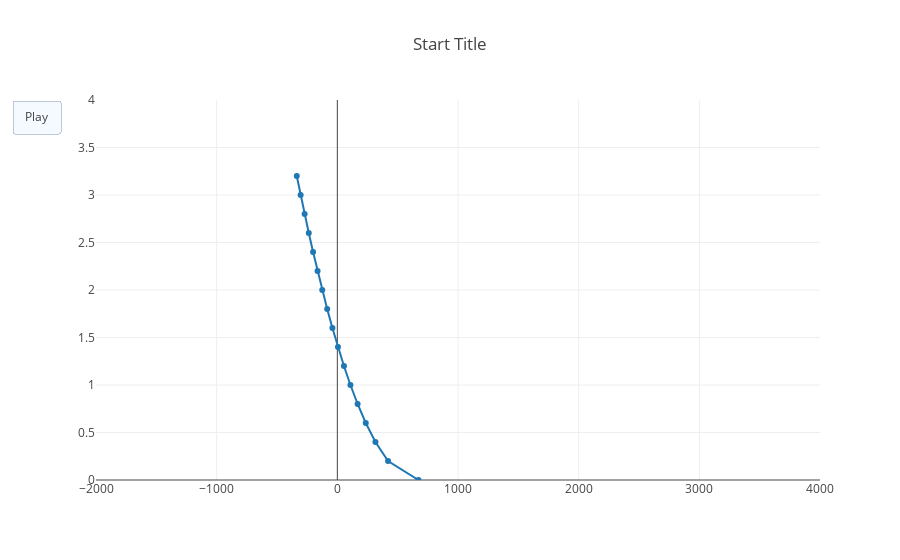

The cell this chart's notebook holds for it:
### Code cell
from plotly.offline import init_notebook_mode, iplot
from IPython.display import display, HTML
from plotly.grid_objs import Grid, Column

init_notebook_mode(connected=True)

figure = {'data': [{'x': x_t60, 'y': flow_depth}],
          'layout': {'xaxis': {'range': [-2000, 4000], 'autorange': False},
                     'yaxis': {'range': [0, 4], 'autorange': False},
                     'title': 'Start Title',
                     'updatemenus': [{'type': 'buttons',
                                      'buttons': [{'label': 'Play',
                                                   'method': 'animate',
                                                   'args': [None]}]}]
                    },
          'frames': [{'data': [{'x': x_t120, 'y': flow_depth}]},
                     {'data': [{'x': x_t180, 'y': flow_depth}]},
                     {'data': [{'x': x_t240, 'y': flow_depth}]},
                     {'data': [{'x': x_t300, 'y': flow_depth}],
                      'layout': {'title': 'End Title'}}]}

iplot(figure)

### Figure 1 — Plotly figure (JSON) as saved in the notebook; plotly's stock layout.template omitted (floating-point values rounded to 4 significant figures)
{"data": [{"type": "scatter", "uid": "1cb87386-befc-11e8-b264-0008cab1f893", "x": [-336.2, -304.1, -271.0, -236.7, -201.1, -163.9, -125.0, -84.04, -40.78, 5.273, 54.76, 108.6, 168.1, 235.6, 315.8, 420.2, 672.3], "y": [3.2, 3, 2.8, 2.6, 2.4, 2.2, 2, 1.8, 1.6, 1.4, 1.2, 1, 0.8, 0.6, 0.4, 0.2, 0]}], "layout": {"title": "Start Title", "updatemenus": [{"buttons": [{"args": [null], "label": "Play", "method": "animate"}], "type": "buttons"}], "xaxis": {"autorange": false, "range": [-2000, 4000]}, "yaxis": {"autorange": false, "range": [0, 4]}}}
